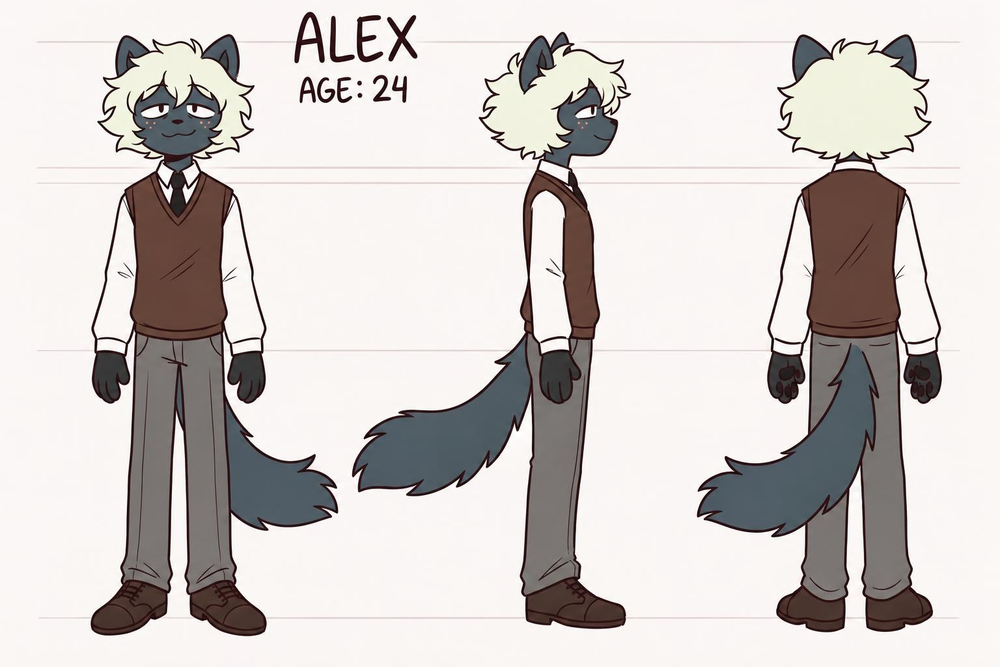
#> input picture src-sheets/alex_sheet.png, 1000 x 667 px, shrunk from 1536 x 1024 before the run
$ python whitecut.py ../src-sheets/alex_sheet.png out.png
#> lines starting #> are read from the running program, lines starting #| are printed output that depends on the picture; after the words box and inside, x2 and y2 are one past the last pixel; in counts of white or black regions, pixels touching at a corner belong together
"""Аккуратная вырезка персонажа с белого фона (ChatGPT, Seedance) в PNG с прозрачностью.

    python3 tools/whitecut.py src.png out.png [--thr 14] [--no-bottom] [--no-crop] [--wm x0,y0,x1,y1]

Как работает (лучше rembg для аниме-рисунков с тёмным контуром):
  1. фон = почти белые пиксели (255 - min(RGB) < thr), связные с краем картинки (flood fill);
  2. замкнутые белые просветы (между рукой и телом) — тоже фон, если rembg isnet-anime считает их
     прозрачными (белки глаз и блики остаются);
  3. мягкий край: в полосе 3 px у фона альфа = насколько пиксель темнее белого, цвет очищается от
     примеси белого (деконтаминация) — нет белой каймы и не срезаются кончики волос;
  4. остаётся крупнейшая фигура (водяной знак, мусор — убираются), crop по фигуре.
--no-bottom  у бюстов, обрезанных снизу: не заливать фон от нижнего края.
--no-crop    не обрезать по фигуре (кадры анимации: crop делается потом по общему bbox).
--wm         прямоугольник, который заранее закрасить белым (водяной знак).
--holes N    все замкнутые светлые просветы от N px — фон, без rembg (кадры видео, где белков глаз нет).
--hint       готовая маска rembg (PNG) вместо запуска нейросети — для серии похожих кадров.
Проверять на пурпурном и тёмном фоне. Нужно: pip install "rembg[cpu]" scipy pillow
"""
import argparse
import numpy as np
from PIL import Image
from scipy import ndimage as nd


def rembg_mask(im):
    from rembg import remove, new_session
    global _SESSION
    if '_SESSION' not in globals(): _SESSION = new_session('isnet-anime')
    return np.asarray(remove(im, session=_SESSION, post_process_mask=True))[:, :, 3]


def whitecut(im, thr=14, no_bottom=False, wm=None, hint=None, band=3, holes=0, hole_thr=30, holes_below=0):
#> called with thr = 14, no_bottom = False, band = 3, holes = 0, hole_thr = 30, holes_below = 0
    a = np.asarray(im.convert('RGB')).astype(float)
    if wm:
        x0, y0, x1, y1 = wm; a[y0:y1, x0:x1] = 255
    d = 255 - a.min(2)                                   # 0 = белый
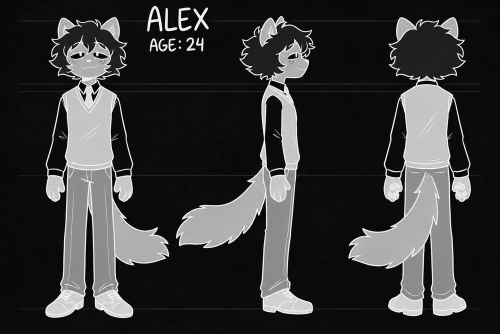
#> d: shape (667, 1000) float64 (shown at 1/2 size); min 0, max 255, mean 55
    cand = d < thr
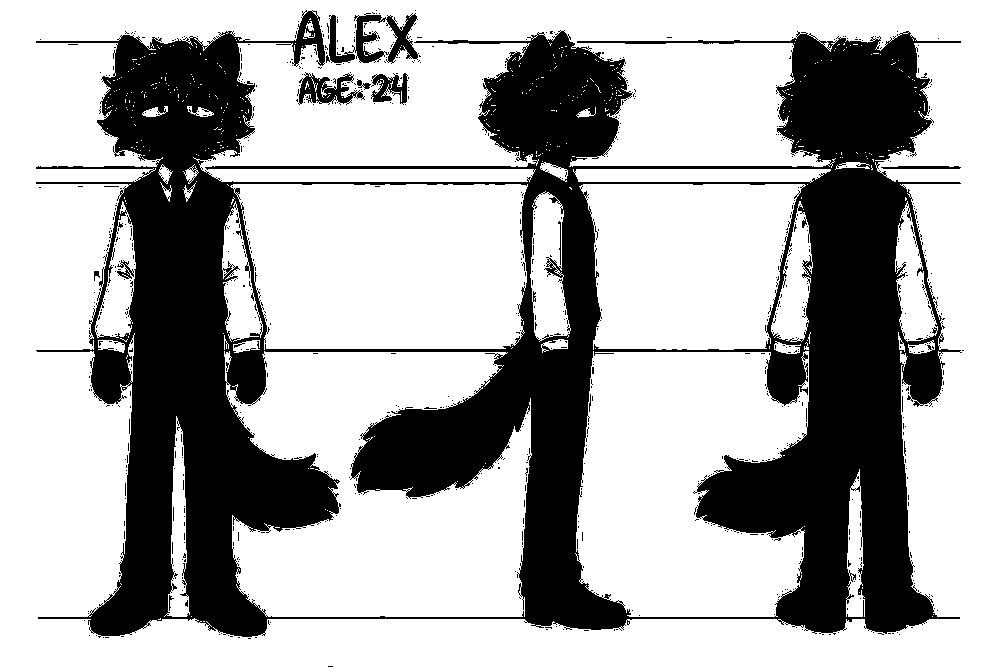
#> cand: shape (667, 1000) bool; 67.9% white; 770 black regions (759 under 20 px), largest, box (x1, y1, x2, y2) and area: (36, 10, 962, 638) 208220, (326, 13, 419, 64) 1933, (297, 72, 365, 105) 1052
    lab, n = nd.label(cand)
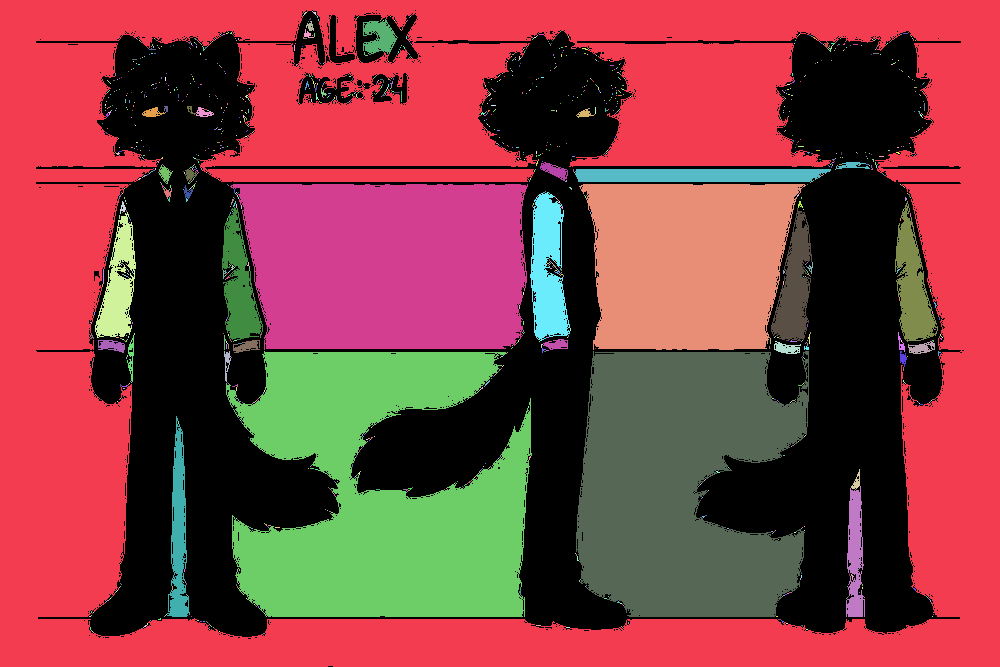
#> lab: shape (667, 1000) int32; 1609 distinct labels, from 0 to 1608; one colour per label, 0 black
#> n = 1608
    border = [lab[0], lab[:, 0], lab[:, -1]] + ([] if no_bottom else [lab[-1]])
#> border = 4 items
    edge = set(np.unique(np.concatenate(border))) - {0}
#> edge = 1 item
    bg = np.isin(lab, list(edge))
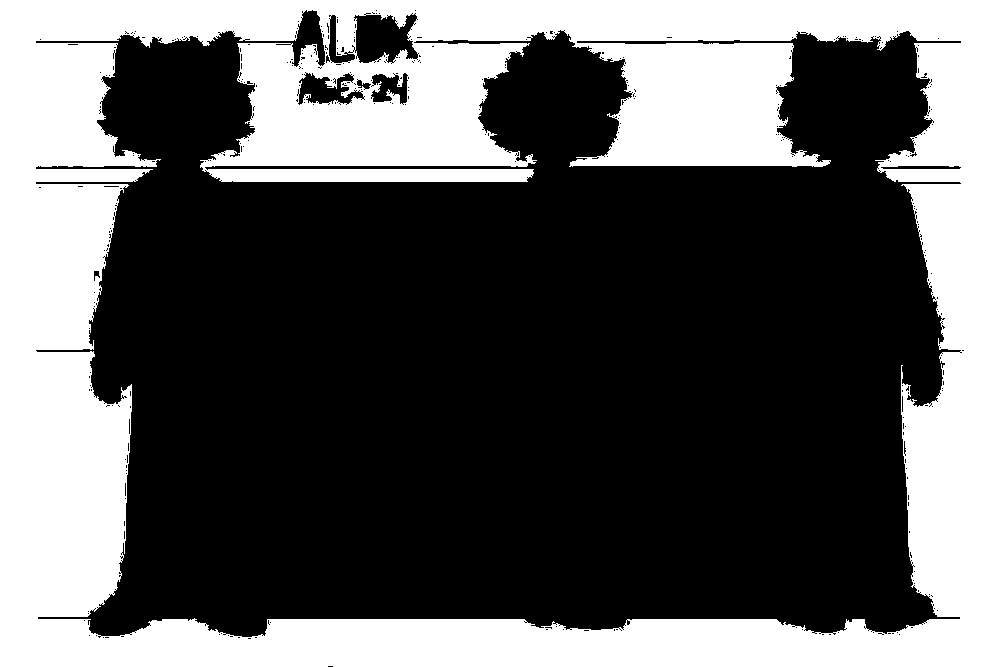
#> bg: shape (667, 1000) bool; 37.1% white; 1 white region, box (x1, y1, x2, y2) and area: (0, 0, 1000, 667) 247155
    if holes:
        # все замкнутые светлые просветы площадью >= holes — фон (когда rembg их не видит;
        # подходит, если белков глаз/белых деталей крупнее holes в кадре нет)
        lab_h, nh = nd.label(d < hole_thr)
        eh = set(np.unique(np.concatenate([lab_h[0], lab_h[:, 0], lab_h[:, -1], lab_h[-1]]))) - {0}
        ids = [i for i in range(1, nh + 1) if i not in eh]
        if ids:
            ar = nd.sum(np.ones_like(d), lab_h, ids)
            cy = nd.center_of_mass(np.ones_like(d), lab_h, ids)
            big = [i for i, v, c in zip(ids, ar, cy) if v >= holes and c[0] >= holes_below]   # holes_below: выше этой строки (лицо, белки глаз) не трогать
            bg |= np.isin(lab_h, big)
            # и мягкая полоса вокруг них тоже уйдёт через band ниже
    # замкнутые просветы: спросить rembg
    rb = hint if hint is not None else (np.full(d.shape, 255, np.uint8) if holes else rembg_mask(Image.fromarray(a.astype(np.uint8))))
    idx = [i for i in range(1, n + 1) if i not in edge]
    if idx:
        areas = nd.sum(np.ones_like(d), lab, idx)
        transp = nd.mean((rb < 128).astype(float), lab, idx)
        for i, ar, tr in zip(idx, areas, transp):
            if ar >= 40 and tr > .8: bg |= lab == i
    # мягкий край + деконтаминация
    alpha = (~bg).astype(float)
    near = nd.binary_dilation(bg, iterations=band) & ~bg
    al = np.clip(d[near] / 200.0, 0, 1)
    alpha[near] = np.minimum(alpha[near], al)
    c = a.copy()
    an = np.maximum(alpha[near], 1e-3)[:, None]
    c[near] = np.clip((a[near] - (1 - an) * 255) / an, 0, 255)
    alpha[bg] = 0
    # крупнейшая фигура
    lab2, n2 = nd.label(nd.binary_dilation(alpha > .25, iterations=2))
    if n2 > 1:
        sizes = nd.sum(np.ones_like(d), lab2, range(1, n2 + 1))
        alpha *= lab2 == (np.argmax(sizes) + 1)
    rgba = np.dstack([c, alpha * 255]).round().astype(np.uint8)
    return Image.fromarray(rgba, 'RGBA'), rb


if __name__ == '__main__':
    ap = argparse.ArgumentParser()
    ap.add_argument('src'); ap.add_argument('out')
    ap.add_argument('--thr', type=float, default=14)
    ap.add_argument('--no-bottom', action='store_true')
    ap.add_argument('--no-crop', action='store_true')
    ap.add_argument('--wm')
    ap.add_argument('--hint')
    ap.add_argument('--holes', type=int, default=0, help='замкнутые светлые просветы от N px — фон (без rembg)')
    A = ap.parse_args()
    hint = np.asarray(Image.open(A.hint).convert('L')) if A.hint else None
#> (the run stopped early here; a loop or call above may not have finished)

$ run again, on src-sheets/chair_src.png
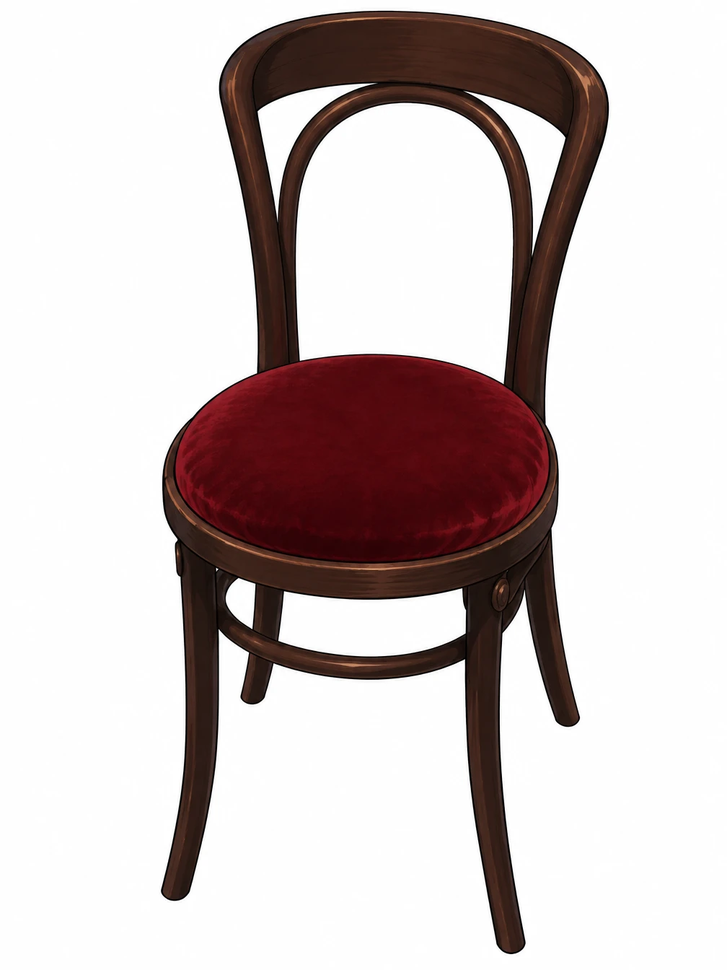
#> input picture src-sheets/chair_src.png, 727 x 970 px, shrunk from 1008 x 1344 before the run
#> cand: shape (970, 727) bool; 74.5% white; 30 black regions (29 under 20 px), largest, box (x1, y1, x2, y2) and area: (160, 10, 610, 955) 180014
#> in whitecut, `lab, n = nd.label(cand)`:
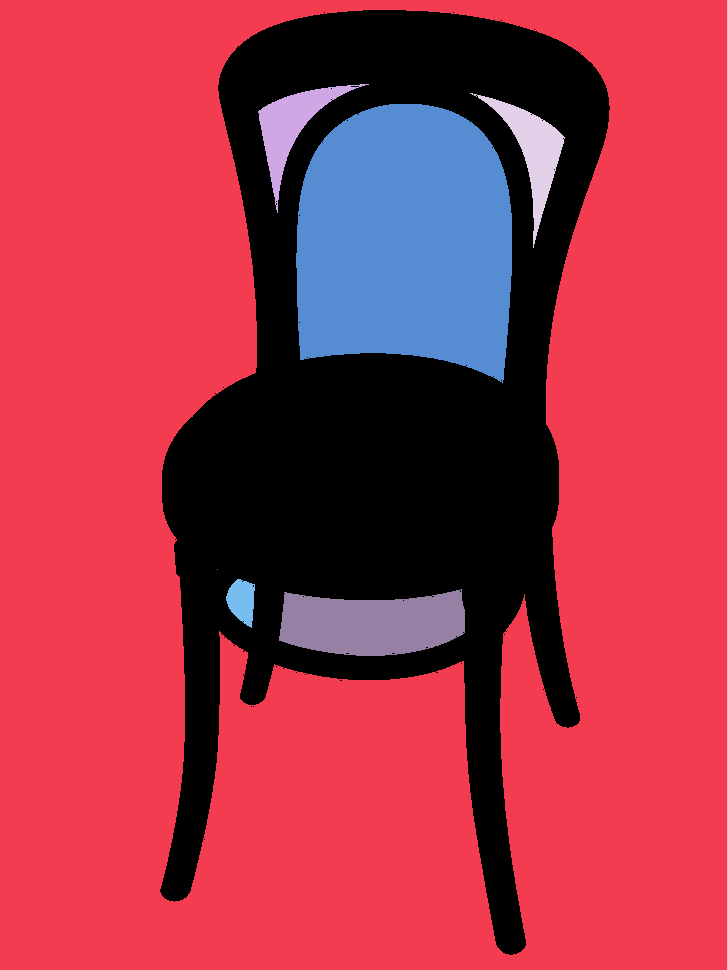
#> lab: shape (970, 727) int32; 10 distinct labels, from 0 to 9; one colour per label, 0 black
#> n = 9
#> border = 4 items
#> edge = 1 item
#> in whitecut, `bg = np.isin(lab, list(edge))`:
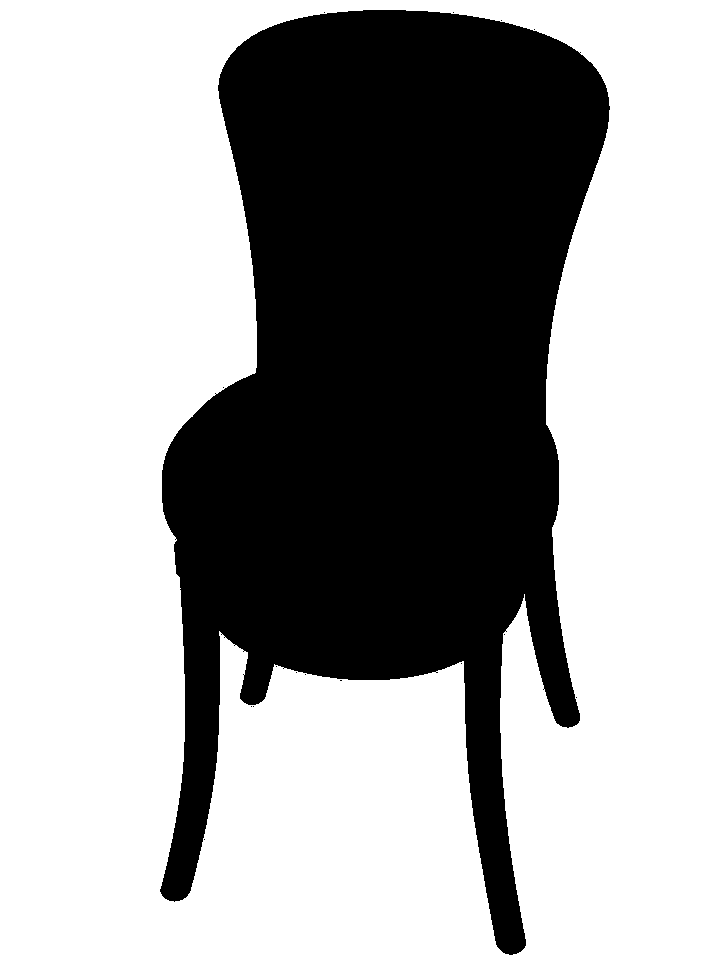
#> bg: shape (970, 727) bool; 64.9% white; 16 black regions (15 under 20 px), largest, box (x1, y1, x2, y2) and area: (160, 10, 610, 955) 247762
